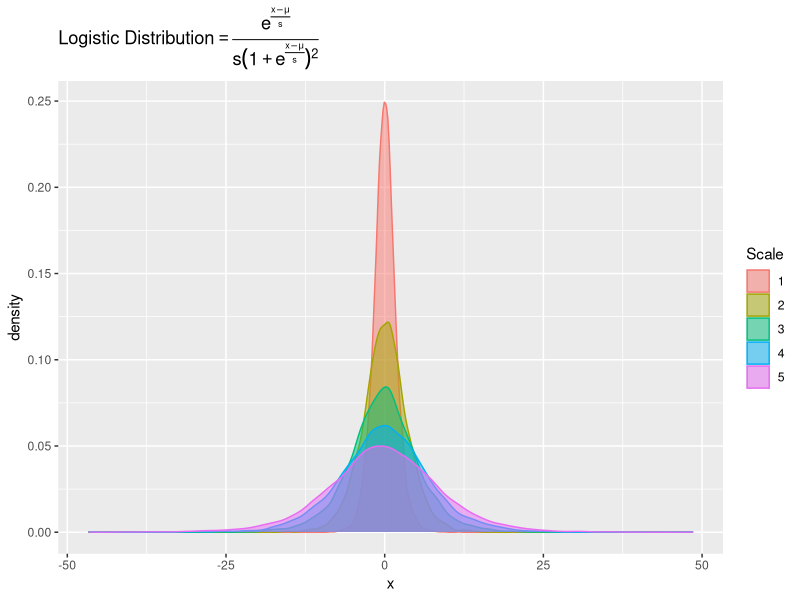
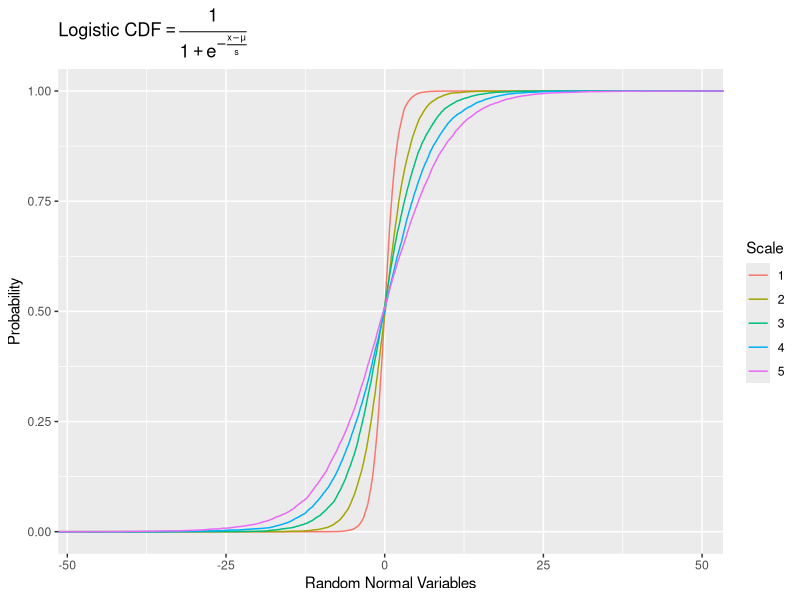

The R source for these figures, in order:
## ---- chunk 1
knitr::opts_chunk$set(echo = TRUE)
## ---- chunk 2
#generate logistic dist graphs in R
#In probability theory and statistics, 
#the logistic dist is also for count data, and relies on mu for mean and s for scale

# cribbed from R For Everyone
library(ggplot2)
library(reshape2)
library(stringr)

#mu = mean of the distribution, s=scale
mu <- 0

logi1 <- rlogis(n=10000, mu, 1)
logi2 <- rlogis(n=10000, mu, 2)
logi3 <- rlogis(n=10000, mu, 3)
logi4 <- rlogis(n=10000, mu, 4)
logi5 <- rlogis(n=10000, mu, 5)
logi <- data.frame(Scale.1=logi1, Scale.2=logi2,
                   Scale.3=logi3, Scale.4=logi4,
                   Scale.5=logi5)

logi <- melt(data=logi, variable.name = "Scale", value.name="x")
logi$Scale <- as.factor(as.numeric(str_extract(string=logi$Scale, 
                                                pattern="\\d+")))

## plot
p <- ggplot(logi, aes(x=x)) + 
    geom_density(aes(group=Scale, color=Scale, fill=Scale), alpha=1/2) +
    scale_color_discrete() + scale_fill_discrete() + 
    ggtitle(expression("Logistic Distribution" == frac(e^frac(x-mu, s), 
                                                       paste(s, (1 + e ^ frac(x-mu, s))^2))
                       ))

p

### CDF 
cdf <- ggplot(logi, aes(x=x)) + stat_ecdf(aes(color=Scale)) + labs(x="Random Normal Variables", y="Probability") + 
    ggtitle(expression("Logistic CDF" == frac(1, 1 + e ^ -frac(x-mu, s))
                       ))

cdf

## ---- chunk 3
mu <- 2
s <- 4
logisticdist <- function(x, mu, s) {
    (exp(1) ^ ((x-mu) / s)) /  (s * (1 + exp(1)^((x-mu)/s))^2)
}
logisticdist(0:3, mu, s)
dlogis(0:3, mu, s)


logisticcdf <- function(x, mu, s) {
    1/(1+exp(1)^-((x-mu)/s))
}
1 - logisticcdf(4,mu, s)
plogis(4, mu, s, lower.tail = FALSE)
